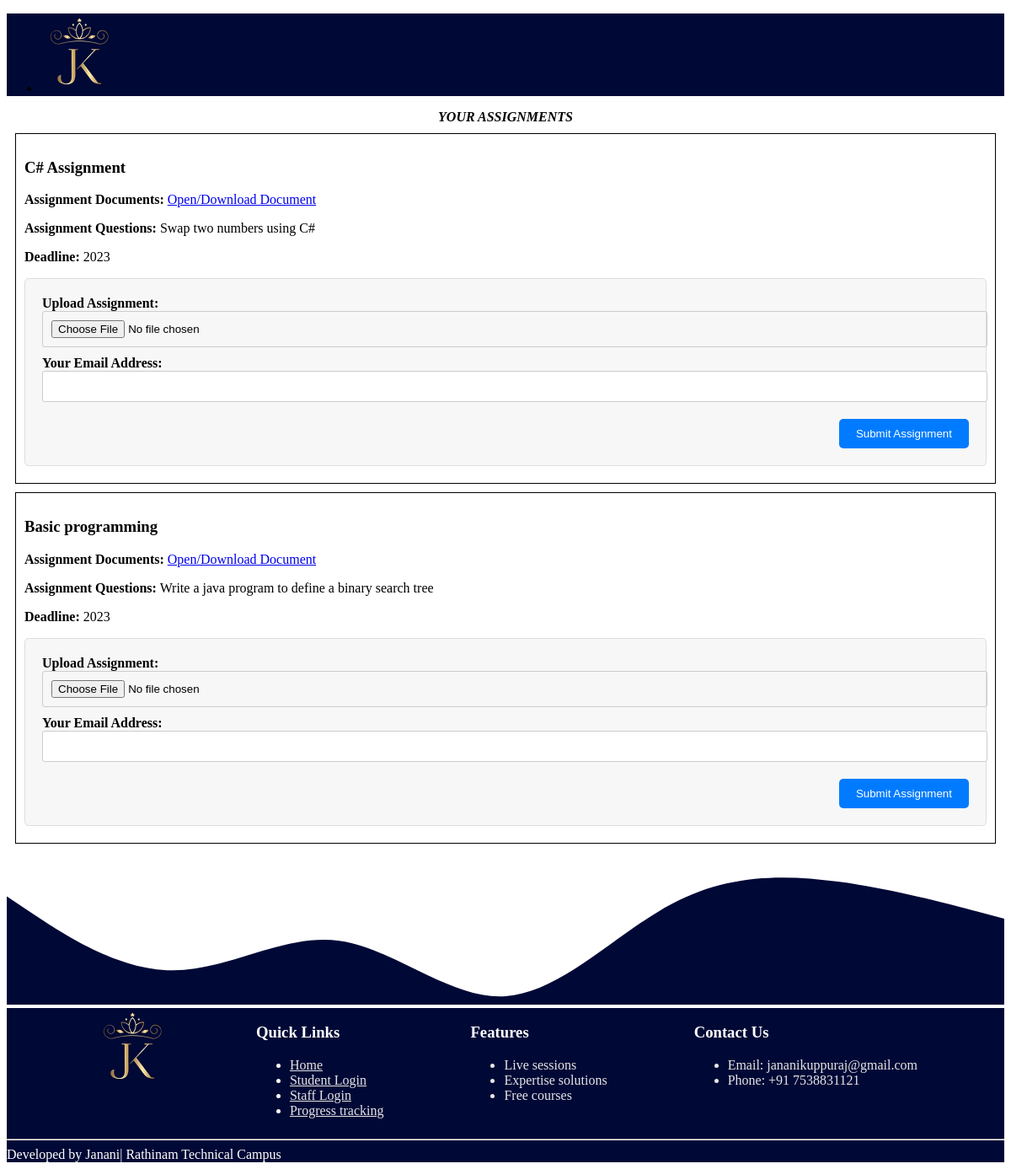
Screenshot of /ass_fetch_adv.php with the database file from the repository.
### tables this page shows
CREATE TABLE `assign_adv` (
  `ass_id` int(200) NOT NULL,
  `ass_name` varchar(500) NOT NULL,
  `ass_ques` text NOT NULL,
  `ass_doc` int(100) NOT NULL,
  `ass_dl` int(50) NOT NULL,
  `ass_sub` varchar(200) NOT NULL,
  `file_path` varchar(200) NOT NULL
);

### ass_fetch_adv.php (the view, shortened to what this page needs)
<!DOCTYPE html>
<html lang="en">
<head>
    <link rel="stylesheet" href="https://cdn.jsdelivr.net/npm/uikit@3.16.26/dist/css/uikit.min.css" />
    <link rel="stylesheet" href="style.css">
    <link rel="stylesheet" href="common.css">
    <link rel="stylesheet" href="https://cdnjs.cloudflare.com/ajax/libs/font-awesome/5.12.1/css/all.min.css">
<?php
$servername = "localhost";
$username = "root";
$password = "";
$dbname = "projects";
$conn = new mysqli($servername, $username, $password, $dbname);
$sql = "SELECT ass_name, ass_doc, ass_ques, ass_dl FROM assign_adv";
$result = $conn->query($sql);
?>
<!DOCTYPE html>
<html lang="en">
<head>
</head>
<body>
    <div class="js-navbar">
        <nav class="uk-navbar-container">
            <div class="uk-container">
                <div uk-navbar>
                    <div class="uk-navbar-left">
                        <ul class="uk-navbar-nav">
                            <li class="uk-active">
                                <a href="#" class="js-text-white uk-text-bold">
                                    <img src="./assets/brandlogo.png" alt="">
                                </a>
                            </li>
                        </ul>
                    </div>
                </div>
            </div>
        </nav>
        <main>
        <div class="text-center">
      <b><i>YOUR ASSIGNMENTS</i></b>
     </div>
    <?php
    if ($result->num_rows > 0) {
        while ($row = $result->fetch_assoc()) {
            echo '<div class="assignment">';
            echo '<h3>' . $row['ass_name'] . '</h3>';
            echo '<p><strong>Assignment Documents:</strong> <a href="' . $row['ass_doc'] . '" target="uploads1">Open/Download Document</a></p>';
            echo '<p><strong>Assignment Questions:</strong> ' . $row['ass_ques'] . '</p>';
            echo '<p><strong>Deadline:</strong> ' . $row['ass_dl'] . '</p>';
            echo '<form class="assignment-form" action="ass_fetch_adv.php" method="post" enctype="multipart/form-data">';
            echo '<label for="ass_sub_' . $row['ass_name'] . '">Upload Assignment:</label>';
            echo '<input type="file" id="ass_sub_' . $row['ass_name'] . '" name="ass_doc" required>';
            echo '<label for="student_email">Your Email Address:</label>';
            echo '<input type="email" id="student_email" name="student_email" required>';
            echo '<div class="form-actions">';
            echo '<input type="submit" value="Submit Assignment">';
            echo '</div>';
            echo '</div>';
        }
    } else {
        echo '<p>No assignments found.</p>';
    }
    ?>
</main>
<div class="uk-section  uk-padding-small uk-padding-remove-bottom">
<footer class="lms-footer">
<div class="footer-content">
    <div class="footer-logo">
        <img src="./assets/brandlogo.png" alt="LMS Logo">
    </div>
    <div class="footer-links">
        <h3 class="text-white">Quick Links</h3>
        <ul class="uk-list uk-list-hyphen">
            <li><a href="#" class="text-cray">Home</a></li>
            <li><a href="student_login.html" class="text-cray">Student Login</a></li>
            <li><a href="staff_login.html" class="text-cray">Staff Login</a></li>
            <li><a href="#" class="text-cray">Progress tracking</a></li>
        </ul>
    </div>
    <div class="features">
        <h3 class="text-white">Features</h3>
        <ul>
            <li class="text-cray">Live sessions</li>
            <li class="text-cray">Expertise solutions</li>
            <li class="text-cray">Free courses</li>
        </ul>
    </div>
    <div class="footer-contact">
        <h3 class="text-white">Contact Us</h3>
        <ul class="uk-list uk-list-hyphen">
            <li class="text-cray">Email: jananikuppuraj@gmail.com</li>
            <li class="text-cray">Phone: +91 7538831121</li>
        </ul>
    </div>
    </div>
<hr><div class="footer-copyright uk-text-center">
    Developed by Janani| Rathinam Technical Campus
</div>
</div>
</body>
</html>

### style.css (style rules this page uses)
:root { --pink: #f51983; --white: #fff; --black: #000; --grey: #c2c2c2; --blue: #000836; --light-blue: #002866; --gold: #cca968; }
.uk-navbar-container:not(.uk-navbar-transparent) { background: var(--blue); }
.js-text-white { color: var(--white) !important; }
.lms-footer { background-color: var(--blue); color: #fff; width: 100%; }
.footer-content { max-width: 1200px; margin: 0; display: flex; flex-wrap: wrap; justify-content: space-evenly; align-items: flex-start; }
.footer-logo img { max-width: 150px; height: auto; }

### common.css (style rules this page uses)
:root { --pink: #f51983; --white: #fff; --black: #000; --grey: #c2c2c2; --blue: #000836; --light-blue: #002866; }
.text-white { color: var(--white); }
.text-cray { color: #e6e6e6; }

### ass_fetch_adv.php (style rules this page uses)
.assignment { border: 1px solid black; padding: 10px; margin: 10px; }
.form-actions { display: flex; justify-content: flex-end; margin-top: 10px; }
.form-actions input[type="submit"] { background-color: #007BFF; color: #fff; padding: 10px 20px; border: none; border-radius: 5px; cursor: pointer; transition: background-color 0.3s ease; }
.assignment-form { background-color: #f7f7f7; border: 1px solid #ddd; padding: 20px; margin: 10px 0; border-radius: 5px; }
.assignment-form label { font-weight: bold; }
.assignment-form input[type="text"], .assignment-form input[type="email"], .assignment-form input[type="file"] { width: 100%; padding: 10px; margin-bottom: 10px; border: 1px solid #ccc; border-radius: 3px; }
.assignment-form input[type="submit"] { background-color: #007BFF; color: #fff; padding: 10px 20px; border: none; border-radius: 5px; cursor: pointer; transition: background-color 0.3s ease; }
.text-center { text-align: center; }

### rows the page displays
assign_adv: ass_name "C# Assignment", ass_ques "Swap two numbers using C#", ass_dl "2023"
assign_adv: ass_name "Basic programming", ass_ques "Write a java program to define a binary search tree", ass_dl "2023"
